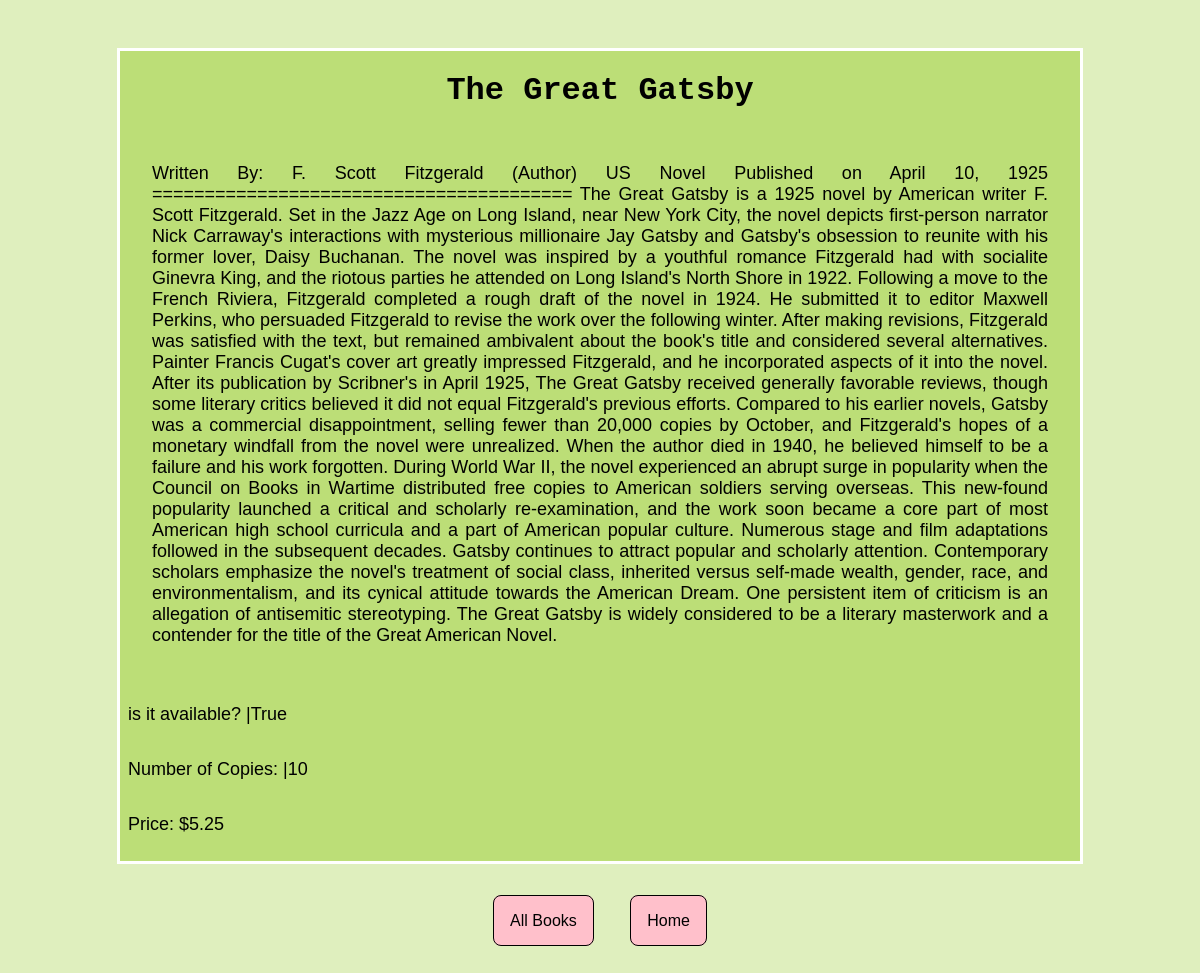
Screenshot of /store-library-a-books/1 with the database file from the repository.
### BookStore/models.py (models this page shows)
class AvailableBooks(models.Model):
    book_code = models.IntegerField()
    book_name = models.CharField(max_length=200)
    copies_number = models.PositiveSmallIntegerField()
    book_describtion = models.TextField()
    book_price = models.FloatField()
    book_availability = models.BooleanField()

### BookStore/views.py (the view)
class AvailableBookDetailsView(DetailView):
    model = AvailableBooks
    context_object_name = 'just_one_book'
    template_name = 'store_library/books_all_details.html'

### BookStore/templates/store_library/books_all_details.html (shortened to what this page needs)
{% load static %}
<!DOCTYPE html>
<html lang="en">
	<head>
		<link
			rel="stylesheet"
			type="text/css"
			href="{% static 'styles/css/style_pr02.css' %}"
		/>
	</head>
	<body>
		<div class="book-section">
			<h1 class="book-name">{{just_one_book.book_name}}</h1>
			<p class="book-describtion">{{just_one_book.book_describtion}}</p>
			<p class="book-avalability-check">
				is it available? |{{just_one_book.book_availability}}
			</p>
			<p class="book-copies">
				Number of Copies: |{{just_one_book.copies_number}}
			</p>
			<p class="book-price">Price: ${{just_one_book.book_price}}</p>
		</div>
		<div class="general-routeBox">
			<a href="{% url 'booksall.list' %}" class="general-routes"
				>All Books</a
			>
			<a href="{% url 'app.mainpage' %}" class="general-routes">Home</a>
		</div>
	</body>
</html>

### static/styles/css/style_pr02.css (style rules this page uses)
body { background-color: #9acd3250; font-family: "Franklin Gothic Medium", "Arial Narrow", Arial, sans-serif; }
.general-routeBox { text-align: center; margin: 3rem auto; width: 40rem; }
.general-routes { padding: 1rem; margin: 1rem; background-color: pink; text-decoration: none; color: black; border: 1px solid black; border-radius: 0.5rem; transition: all ease 1s; }
.book-section { margin: 3rem auto; width: 60rem; border: 3px solid white; background-color: #9acd3280; }
.book-name { text-align: center; font-family: "Courier New", Courier, monospace; }
.book-describtion { text-align: justify; padding: 2rem; }
.book-avalability-check { padding: 0.5rem; }
.book-copies { padding: 0.5rem; }
.book-price { padding: 0.5rem; }
p { font-size: large; }

### rows the page displays
AvailableBooks: book_name "The Great Gatsby", book_describtion "Written By: F. Scott Fitzgerald (Author) US Novel Published on April 10, 1925 ======================================== The Great Gatsby is a 1925 novel by American writer F. Scott Fitzgerald. Set in the Jazz Age on Long Island, near New York City, the novel depicts first-person narrator Nick Carraway's interactions with mysterious millionaire Jay Gatsby and Gatsby's obsession to reunite with his former lover, Daisy Buchanan. The novel was inspired by a youthful romance Fitzgerald had with socialite Ginevra King, and the riotous parties he attended on Long Island's North Shore in 1922. Following a move to the French Riviera, Fitzgerald completed a rough draft of the novel in 1924. He…", book_availability "True", copies_number "10", book_price "5.25"
